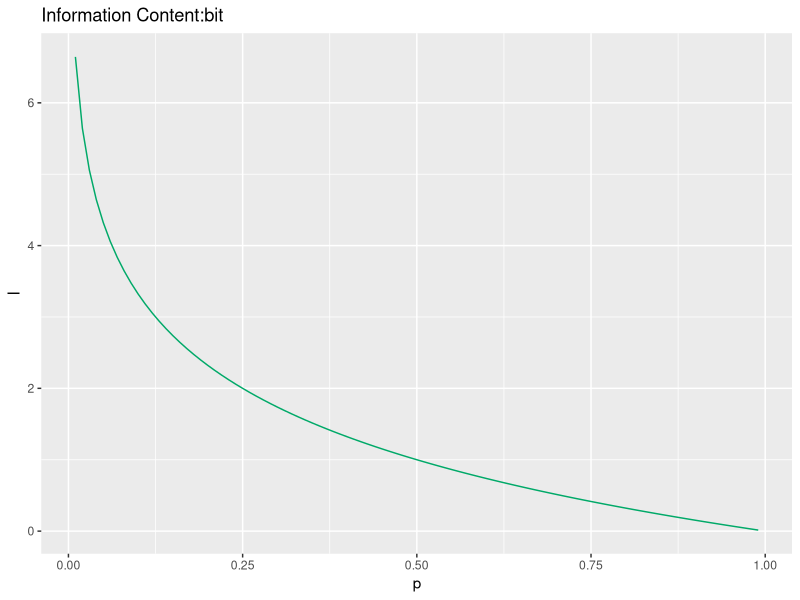
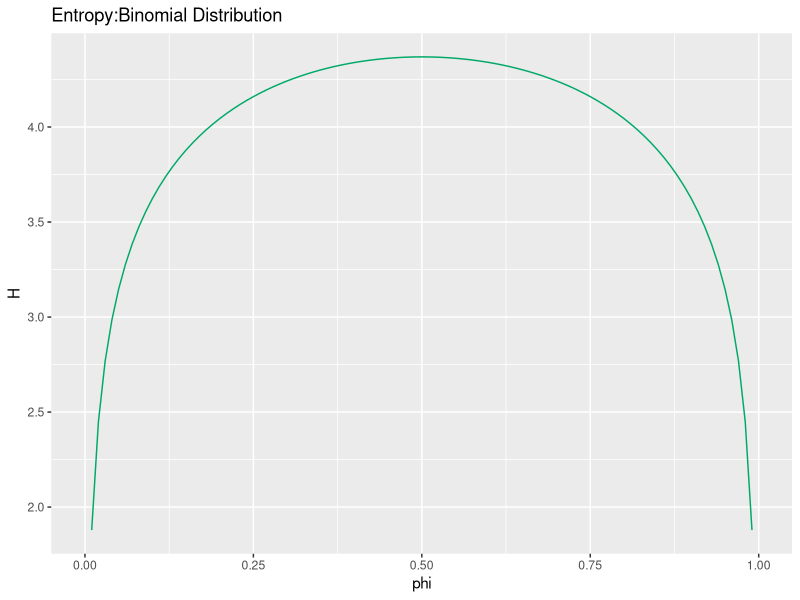
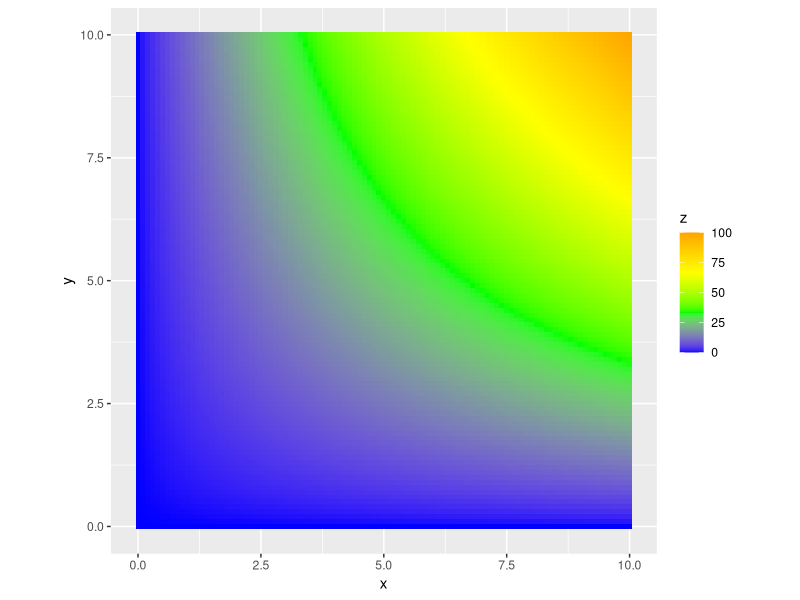
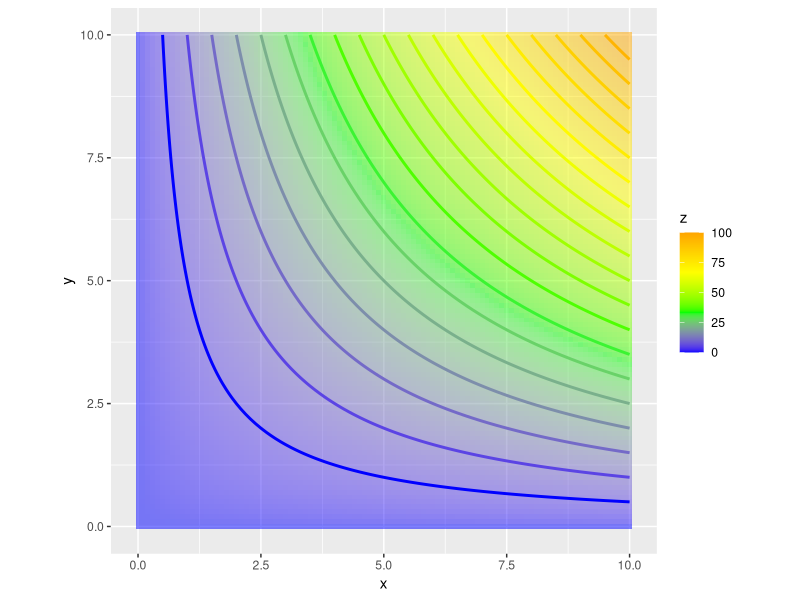
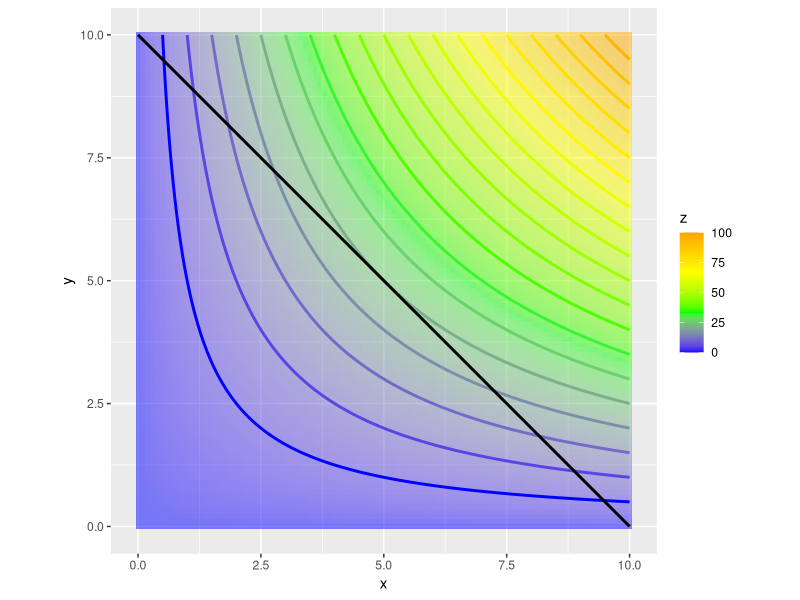
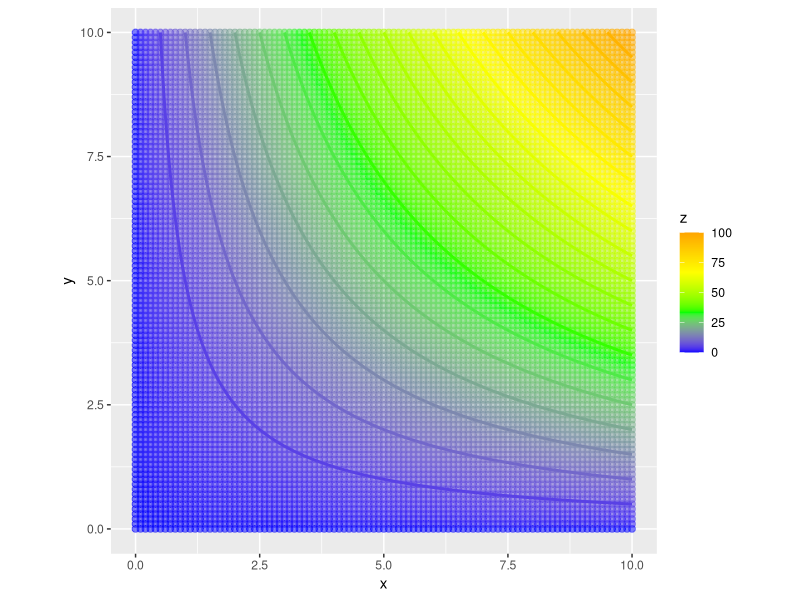
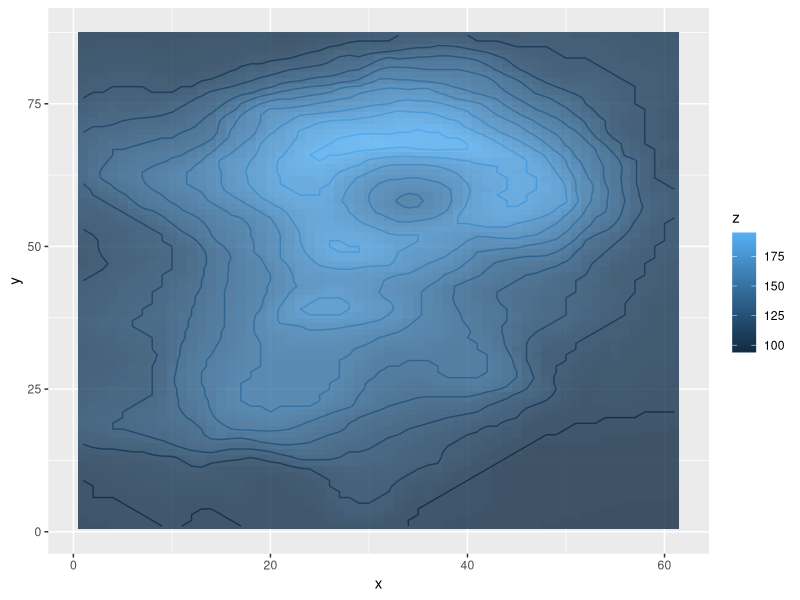

The R source for these figures, in order:

# 1.1.8 -------------------------------------------------------------------

# 情報量
- log2(0.025)



# 利用パッケージ
library(tidyverse)

### 確率と情報量の関係

# 作図
tibble(p = seq(0.01, 0.99, 0.01),  # 確率
       I = - log2(p)) %>%          # 情報量
  ggplot(mapping = aes(x = p, y = I)) +   # データ
  geom_line(color = "#00A968") +          # 折れ線グラフ
  labs(title = "Information Content:bit") # タイトル



### 二項分布のパラメータと平均情報量(エントロピー)の関係

# パラメータを指定
N <- 100   # 試行回数
x <- 0:N   # 表の回数
phi <- seq(0, 1, 0.01) # パラメータ(コインの歪み具合)

# 平均情報量を算出
H <- NULL
for(i in seq_along(phi)) {
  p <- dbinom(x, N, phi[i]) # 表の回数ごとの確率
  I <- - log2(p)            # 情報量
  H <- c(H, sum(p * I))     # 平均情報量
}

# 作図用のデータフレームを作成
entropy_df <- data.frame(phi = phi, 
                         H = H)

# 描画
ggplot(data = entropy_df, mapping = aes(x = phi, y = H)) +  # データ
  geom_line(color = "#00A968") +                # 折れ線グラフ
  labs(title = "Entropy:Binomial Distribution") # タイトル


# 1.1.11 ------------------------------------------------------------------

# 利用パッケージ
library(tidyverse)


# 面積のデータフレームを作成
f_xy <- tibble(x = rep(seq(0, 10, 0.1), 101), 
               y = rep(seq(0, 10, 0.1), each = 101), 
               z = x * y)

# 辺と面積の関係を描画
ggplot(data = f_xy, mapping = aes(x = x, y = y, z = z, fill = z)) +       # データ
  geom_tile() +                                                           # ヒートマップ
  scale_fill_gradientn(colors = c("blue", "green", "yellow", "orange")) + # タイルの色
  coord_fixed(ratio = 1) # 縦横比


# 辺と面積(等高線)の関係を描画
ggplot(data = f_xy, mapping = aes(x = x, y = y, z = z)) +  # データ
  geom_tile(aes(fill = z), alpha = 0.5) +                                  # ヒートマップ
  scale_fill_gradientn(colors = c("blue", "green", "yellow", "orange")) +  # タイルの色
  geom_contour(aes(color = stat(level)), binwidth = 5, size = 1) +         # 等高線
  scale_color_gradientn(colors = c("blue", "green", "yellow", "orange")) + # 線の色
  guides(color = FALSE) +  # 凡例
  coord_fixed(ratio = 1)   # 縦横比


# 制約のデータフレームを作成
g_xy <- tibble(x = seq(0, 10, 0.1), 
               y = 10 - x)

# 辺・面積(等高線)と制約の関係を描画
ggplot() + 
  geom_tile(data = f_xy, mapping = aes(x = x, y = y, fill = z), alpha = 0.5) +  # ヒートマップ
  scale_fill_gradientn(colors = c("blue", "green", "yellow", "orange")) +       # タイルの色
  geom_contour(data = f_xy, aes(x = x, y = y, z = z, color = stat(level)), 
               binwidth = 5, size = 1) +                                   # 等高線
  scale_color_gradientn(colors = c("blue", "green", "yellow", "orange")) + # 線の色
  geom_line(data = g_xy, mapping = aes(x = x, y = y), size = 1) +  # 折れ線グラフ
  guides(color = FALSE) +  # 凡例
  coord_fixed(ratio = 1)   # 縦横比



# try ---------------------------------------------------------------------

# 辺と面積(等高線)の関係を描画
ggplot(data = f_xy, mapping = aes(x = x, y = y, z = z)) +  # データ
  geom_point(aes(fill = z, color = z), alpha = 0.5, size = 2) +                                  # ヒートマップ
  scale_fill_gradientn(colors = c("blue", "green", "yellow", "orange")) +  # タイルの色
  geom_contour(aes(color = stat(level)), binwidth = 5, size = 1) +         # 等高線
  scale_color_gradientn(colors = c("blue", "green", "yellow", "orange")) + # 線の色
  guides(color = FALSE) +  # 凡例
  coord_fixed(ratio = 1)   # 縦横比


z = volcano
v = cbind(expand.grid(y = nrow(z):1, x = 1:ncol(z)), z = c(z))
ggplot(v, aes(x, y, z = z, fill = z)) +
  geom_tile(alpha = .8) +
  geom_contour(aes(color = stat(level)), breaks = seq(100, 190, by = 10), show.legend = FALSE) +
  scale_color_gradient(limits = range(z))
